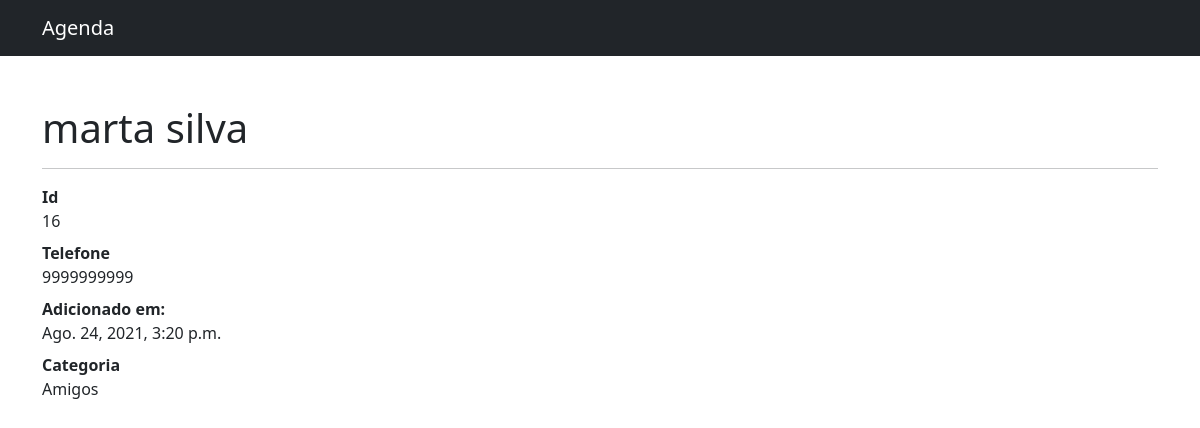
Screenshot of /16/ (signed in) with the database file from the repository.
### Contatos/models.py (models this page shows, shortened)
class Contato(models.Model):
    user = models.ForeignKey(get_user_model(), on_delete=models.CASCADE)
    categoria_contato = models.ForeignKey(Categoria, on_delete=models.DO_NOTHING, verbose_name='Categoria')
    nome_contato = models.CharField(max_length=100, verbose_name='Nome')
    sobrenome_contato = models.CharField(max_length=100, verbose_name='Sobrenome')
    telefone_contato = models.CharField(max_length=225, verbose_name='Telefone')
    email_contato = models.CharField(max_length=255, blank=True, verbose_name='E-mail')
    data_criacao_contato = models.DateTimeField(auto_now_add=True, verbose_name='Data de criação')
    descricao_contato = models.TextField(blank=True, verbose_name='Descrição')
    mostrar_contato = models.BooleanField(default=False)
    image_contact = models.ImageField(blank=True, upload_to='imagens/%Y/%m/%d', verbose_name='Imagem')

class Categoria(models.Model):
    nome_categoria = models.CharField(max_length=225, verbose_name='Nome da categoria')
    def __str__(self):
        return self.nome_categoria

### Contatos/views.py (the view)
# urls.py: path('<int:id_contato>/', views.detalhes_contato, name='detalhes_contato'),
@login_required(redirect_field_name='login')
def detalhes_contato(request, id_contato):
    contato = get_object_or_404(Contato, id=id_contato)
    if not contato.mostrar_contato:
        raise Http404()
    return render(request, 'contatos/detalhes_contato.html', {'contato': contato})

### Contatos/templates/contatos/detalhes_contato.html (shortened to what this page needs)
{% extends 'base.html' %}
{% block 'content' %}
    {% include 'partials/_header.html' %}
    <div class="container">
        <h1 class="mt-5">{{ contato.nome_contato }} {{ contato.sobrenome_contato }}</h1>
        <hr>
        <dl>
            <dt>Id</dt>
            <dd>{{ contato.id }}</dd>
            <dt>Telefone</dt>
            <dd>{{ contato.telefone_contato }}</dd>
            <dt>Adicionado em:</dt>
            <dd>{{ contato.data_criacao_contato }}</dd>
            <dt>Categoria</dt>
            <dd>{{ contato.categoria_contato }}</dd>
        </dl>
    </div>
{% endblock %}

### rows the page displays
Contato: nome_contato "marta", sobrenome_contato "silva", id "16", telefone_contato "9999999999", data_criacao_contato "Ago. 24, 2021, 3:20 p.m.", categoria_contato "Amigos"
